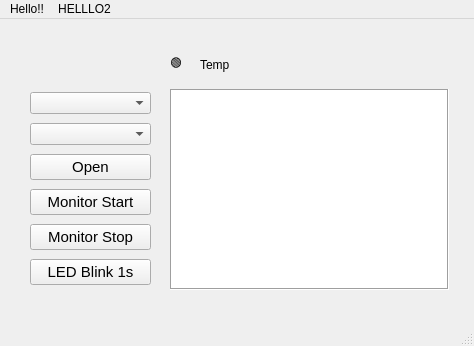
<?xml version="1.0" encoding="UTF-8"?>
<ui version="4.0">
 <class>MainWindow</class>
 <widget class="QMainWindow" name="MainWindow">
  <property name="geometry">
   <rect>
    <x>0</x>
    <y>0</y>
    <width>474</width>
    <height>346</height>
   </rect>
  </property>
  <property name="windowTitle">
   <string>MainWindow</string>
  </property>
  <property name="autoFillBackground">
   <bool>false</bool>
  </property>
  <widget class="QWidget" name="centralwidget">
   <widget class="QLabel" name="ledValue">
    <property name="geometry">
     <rect>
      <x>170</x>
      <y>30</y>
      <width>21</width>
      <height>31</height>
     </rect>
    </property>
    <property name="text">
     <string>🟢</string>
    </property>
   </widget>
   <widget class="QWidget" name="verticalLayoutWidget">
    <property name="geometry">
     <rect>
      <x>30</x>
      <y>70</y>
      <width>121</width>
      <height>201</height>
     </rect>
    </property>
    <layout class="QVBoxLayout" name="verticalLayout">
     <item>
      <widget class="QComboBox" name="portCombo"/>
     </item>
     <item>
      <widget class="QComboBox" name="baudCombo"/>
     </item>
     <item>
      <widget class="QPushButton" name="openButton">
       <property name="font">
        <font>
         <family>Cantarell</family>
         <pointsize>11</pointsize>
         <bold>false</bold>
        </font>
       </property>
       <property name="text">
        <string>Open</string>
       </property>
      </widget>
     </item>
     <item>
      <widget class="QPushButton" name="monitorStartButton">
       <property name="font">
        <font>
         <family>Cantarell</family>
         <pointsize>11</pointsize>
         <bold>false</bold>
        </font>
       </property>
       <property name="text">
        <string>Monitor Start</string>
       </property>
      </widget>
     </item>
     <item>
      <widget class="QPushButton" name="monitorStopButton">
       <property name="font">
        <font>
         <family>Cantarell</family>
         <pointsize>11</pointsize>
         <bold>false</bold>
        </font>
       </property>
       <property name="text">
        <string>Monitor Stop</string>
       </property>
      </widget>
     </item>
     <item>
      <widget class="QPushButton" name="ledBlink1sButton">
       <property name="font">
        <font>
         <family>Cantarell</family>
         <pointsize>11</pointsize>
         <bold>false</bold>
        </font>
       </property>
       <property name="text">
        <string>LED Blink 1s</string>
       </property>
      </widget>
     </item>
    </layout>
   </widget>
   <widget class="QTextBrowser" name="textBrowser">
    <property name="geometry">
     <rect>
      <x>170</x>
      <y>70</y>
      <width>279</width>
      <height>201</height>
     </rect>
    </property>
    <property name="autoFillBackground">
     <bool>false</bool>
    </property>
    <property name="frameShape">
     <enum>QFrame::Shape::Box</enum>
    </property>
    <property name="frameShadow">
     <enum>QFrame::Shadow::Sunken</enum>
    </property>
   </widget>
   <widget class="QLabel" name="tempValue">
    <property name="geometry">
     <rect>
      <x>200</x>
      <y>30</y>
      <width>111</width>
      <height>31</height>
     </rect>
    </property>
    <property name="text">
     <string>Temp</string>
    </property>
   </widget>
  </widget>
  <widget class="QMenuBar" name="menubar">
   <property name="geometry">
    <rect>
     <x>0</x>
     <y>0</y>
     <width>474</width>
     <height>23</height>
    </rect>
   </property>
   <widget class="QMenu" name="menuHello">
    <property name="title">
     <string>Hello!!</string>
    </property>
   </widget>
   <widget class="QMenu" name="menuHELLLO2">
    <property name="title">
     <string>HELLLO2</string>
    </property>
   </widget>
   <addaction name="menuHello"/>
   <addaction name="menuHELLLO2"/>
  </widget>
  <widget class="QStatusBar" name="statusbar"/>
 </widget>
 <resources/>
 <connections/>
</ui>
